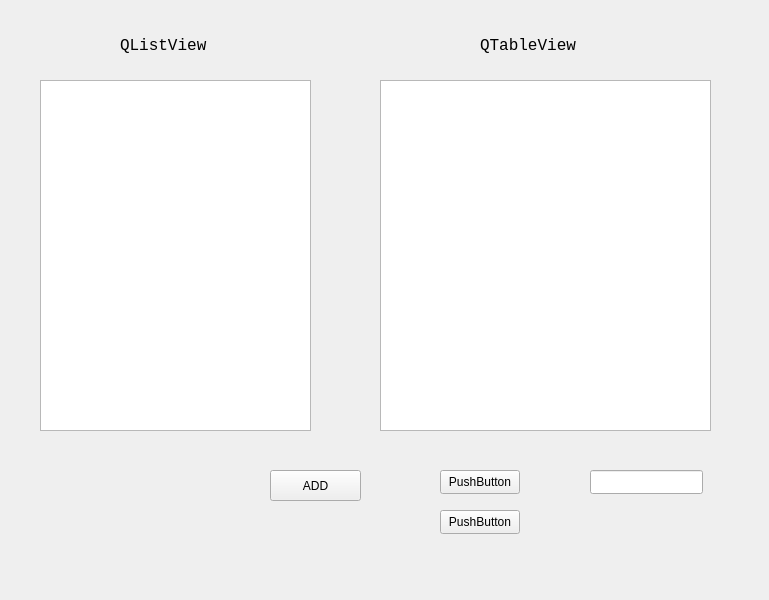
<?xml version="1.0" encoding="UTF-8"?>
<ui version="4.0">
 <class>MainWindow</class>
 <widget class="QMainWindow" name="MainWindow">
  <property name="geometry">
   <rect>
    <x>0</x>
    <y>0</y>
    <width>769</width>
    <height>600</height>
   </rect>
  </property>
  <property name="windowTitle">
   <string>MainWindow</string>
  </property>
  <widget class="QWidget" name="centralwidget">
   <widget class="QListView" name="listView">
    <property name="geometry">
     <rect>
      <x>40</x>
      <y>80</y>
      <width>271</width>
      <height>351</height>
     </rect>
    </property>
   </widget>
   <widget class="QLabel" name="label">
    <property name="geometry">
     <rect>
      <x>120</x>
      <y>30</y>
      <width>91</width>
      <height>31</height>
     </rect>
    </property>
    <property name="font">
     <font>
      <family>Consolas</family>
      <pointsize>12</pointsize>
     </font>
    </property>
    <property name="text">
     <string>QListView</string>
    </property>
   </widget>
   <widget class="QLabel" name="label_2">
    <property name="geometry">
     <rect>
      <x>480</x>
      <y>30</y>
      <width>101</width>
      <height>31</height>
     </rect>
    </property>
    <property name="font">
     <font>
      <family>Consolas</family>
      <pointsize>12</pointsize>
     </font>
    </property>
    <property name="text">
     <string>QTableView</string>
    </property>
   </widget>
   <widget class="QPushButton" name="pushButton">
    <property name="geometry">
     <rect>
      <x>270</x>
      <y>470</y>
      <width>91</width>
      <height>31</height>
     </rect>
    </property>
    <property name="text">
     <string>ADD</string>
    </property>
   </widget>
   <widget class="QTableView" name="tableView">
    <property name="geometry">
     <rect>
      <x>380</x>
      <y>80</y>
      <width>331</width>
      <height>351</height>
     </rect>
    </property>
   </widget>
   <widget class="QLineEdit" name="filterLineEdit">
    <property name="geometry">
     <rect>
      <x>590</x>
      <y>470</y>
      <width>113</width>
      <height>24</height>
     </rect>
    </property>
   </widget>
   <widget class="QPushButton" name="sortNameButton">
    <property name="geometry">
     <rect>
      <x>440</x>
      <y>470</y>
      <width>80</width>
      <height>24</height>
     </rect>
    </property>
    <property name="text">
     <string>PushButton</string>
    </property>
   </widget>
   <widget class="QPushButton" name="sortAgeButton">
    <property name="geometry">
     <rect>
      <x>440</x>
      <y>510</y>
      <width>80</width>
      <height>24</height>
     </rect>
    </property>
    <property name="text">
     <string>PushButton</string>
    </property>
   </widget>
  </widget>
 </widget>
 <resources/>
 <connections/>
</ui>
